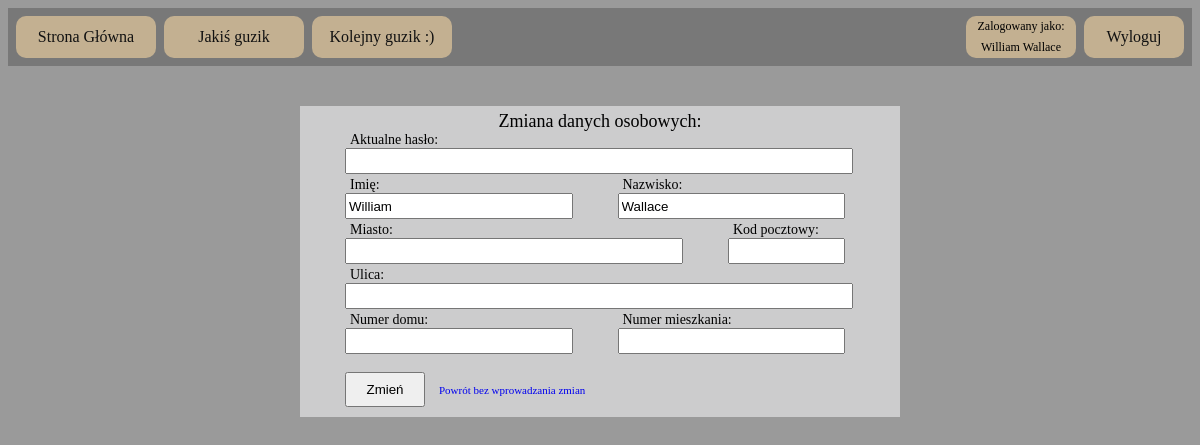
The app's page /user/data (signed in), older data.
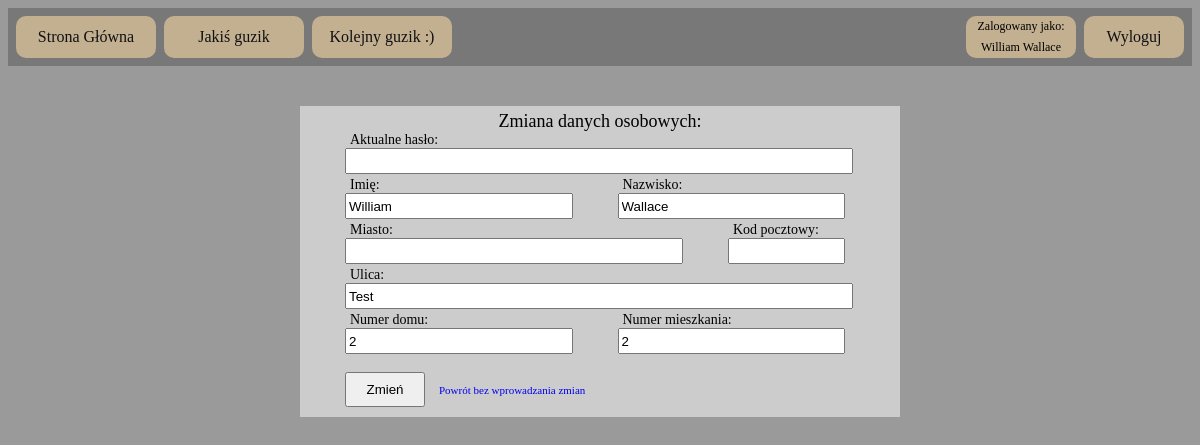
The same page, newer data.
### models.py (models this page shows, shortened)
class User(UserMixin, db.Model):
    id = db.Column(db.Integer, primary_key=True)
    token_id = db.Column(db.String(100), unique=True)
    email = db.Column(db.String(63), unique=True, nullable=False)
    password = db.Column(db.String(72), nullable=False)
    name = db.Column(db.String(80))
    last_name = db.Column(db.String(120))
    city = db.Column(db.String(80))
    zip_code = db.Column(db.Integer)
    street = db.Column(db.String(150))
    house_number = db.Column(db.Integer)
    flat_number = db.Column(db.Integer)
    admin = db.Column(db.Boolean, default=False)

### views.py (the view, shortened to what this page needs)
@pages.route('/user/data', methods=['POST', 'GET'])
@login_required
def user_set_data():
    user = User.query.get(current_user.id)
    form_oldpw = OldPwForm(request.form)
    form_data = DataForm(request.form,
                          name=user.name,
                          last_name=user.last_name,
                          city=user.city,
                          zip_code=user.zip_code,
                          street=user.street,
                          house_number=user.house_number,
                          flat_number=user.flat_number)
    return render_template('user_settings.html', form_oldpw=form_oldpw, form_data=form_data)

### validate.py
class OldPwForm(Form):
    old_password = PasswordField('Aktualne hasło:', [input_required(message='Pole wymagane!')])

class DataForm(Form):
    def digit_or_none(self, field):
        '''pole musi pozostac puste lub być liczbą'''
        if field.data != '':
            if not field.data.isdigit():
                raise ValidationError('Niepoprawny numer!')
    def zip_code_validator(self, field):
        '''walidacja kodu pocztowego zgodnie ze standarem polskim "dd-ddd" '''
        if field.data != '':
            if not re.match(r'^\d\d-\d\d\d$', field.data):
                raise ValidationError('Niepoprawny kod pocztowy!')
    name = StringField('Imię:', [length(max=80)])
    last_name = StringField('Nazwisko:', [length(max=120)])
    city = StringField('Miasto:', [length(max=80)])
    zip_code = StringField('Kod pocztowy:', [zip_code_validator])
    street = StringField('Ulica:', [length(max=150)])
    house_number = StringField('Numer domu:', [digit_or_none])
    flat_number = StringField('Numer mieszkania:', [digit_or_none])

### views.py (called while the page is built)
@login_manager.user_loader
def load_user(session_token):
    return User.query.filter_by(token_id=session_token).first()

### templates/user_settings.html (shortened to what this page needs)
{% extends 'layout.html' %}
{% block body %}
    {% from "_formhelpers.html" import render_field %}
    <form method=post>
        <div id="register_box">
            {% if request.url_rule.endpoint == 'pages.user_set_pw' %}
                <div class="input_category">Zmiana hasła:</div>
            {% elif request.url_rule.endpoint == 'pages.user_set_data' %}
                <div class="input_category">Zmiana danych osobowych:</div>
            {% endif %}
            {% if request.url_rule.endpoint in ['pages.user_set_data', 'pages.user_set_pw']  %}
                <div>{{ render_field(form_oldpw.old_password, class="input_field") }}</div>
            {% endif %}
            {% if request.url_rule.endpoint in ['pages.register', 'pages.user_set_data']  %}
                <div style="float: left">{{ render_field(form_data.name, class="input_field_1_2") }}</div>
                <div style="float: left">{{ render_field(form_data.last_name, class="input_field_1_2") }}</div>
                <div style="float: left">{{ render_field(form_data.city, class="input_field_3_4") }}</div>
                <div style="float: left">{{ render_field(form_data.zip_code, class="input_field_1_4") }}</div>
                <div style="clear: both">{{ render_field(form_data.street, class="input_field") }}</div>
                <div style="float: left">{{ render_field(form_data.house_number, class="input_field_1_2") }}</div>
                <div style="float: left">{{ render_field(form_data.flat_number, class="input_field_1_2") }}</div>
            {% endif %}
            {% if request.url_rule.endpoint in ['pages.user_set_pw', 'pages.user_set_data'] %}
                <input class ="log_reg_button" type=submit value="Zmień">
                <a class="small_redirect_text" href="{{url_for('pages.user_page')}}">Powrót bez wprowadzania zmian</a>
            {% endif %}
        </div>
    </form>
{% endblock %}

### templates/layout.html (shortened to what this page needs)
<!DOCTYPE html>
<html lang="pl">
<head>
    <link rel="stylesheet" type="text/css" href="{{ url_for('static', filename='styles/styles.css') }}"/>
</head>
<body>
{% include 'navbar.html' %}
<div id="box">
    {% block body %}{% endblock %}
</div>
</body>
</html>

### templates/navbar.html (shortened to what this page needs)
<div id="navbar">
    <div class="nav_button_left">
        <a class="nav_left" href="{{url_for('pages.index')}}">Strona Główna</a>
    </div>
    <div class="nav_button_left">
        <a class="nav_left" href="#">Jakiś guzik</a>
    </div>
    <div class="nav_button_left">
        <a class="nav_left" href="#">Kolejny guzik :)</a>
    </div>
    {% if current_user.is_authenticated %}
    <div class="nav_button_right">
        <a class="nav_right" href="{{url_for('pages.logout')}}">Wyloguj</a>
    </div>
    <div class="nav_button_right" style="min-width: 100px">
        <a class="nav_log_in_as" href="{{ url_for('pages.user_page') }}">
            Zalogowany jako:<br>
            {% if current_user.name and current_user.last_name %}
                {{ current_user.name }} {{ current_user.last_name }}
            {% else %}
                {{ current_user.email }}
            {% endif %}
        </a>
    </div>
    {% endif %}
</div>

### templates/_formhelpers.html (shortened to what this page needs)
{% macro render_field(field) %}
  <div class="input_field_description">{{ field.label }}</div>
  {{ field(**kwargs)|safe }}
{% endmacro %}

### static/styles/styles.css (style rules this page uses)
body { background-color: #9a9a9a; }
#box { width: 1000px; margin-left: auto; margin-right: auto; }
#navbar { height: 58px; background-color: #787878; }
#register_box { width: 600px; background-color: #cccccd; margin: 40px 200px 0px 200px; }
.nav_button_right { background-color: #C3B091; float: right; height: 42px; min-width: 100px; margin: 8px 8px 8px 0px; text-align: center; line-height: 42px; border-radius: 10px; }
.nav_button_left { background-color: #C3B091; float: left; height: 42px; width: 140px; margin: 8px 0px 8px 8px; text-align: center; line-height: 42px; border-radius: 10px; }
a.nav_left { display: block; text-decoration: none; color: #111111; height: 42px; width: 140px; }
a.nav_right { display: block; text-decoration: none; color: #111111; height: 42px; width: 100px; }
.nav_log_in_as { float: right; height: 42px; min-width: 100px; margin: 0px 5px 0px 5px; text-align: center; line-height: 21px; font-size: 12px; text-decoration: none; color: #000000 }
.input_field { width: 500px; height: 20px; margin: 0px 45px 3px 45px; }
.input_field_3_4 { width: 330px; height: 20px; margin: 0px 0px 3px 45px; }
.input_field_1_2 { width: 219.5px; height: 20px; margin: 0px 0px 3px 45px; }
.input_field_1_4 { width: 109px; height: 20px; margin: 0px 0px 3px 45px; }
.input_field_description { font-size: 14px; margin: 0px 0px 0px 50px; }
.input_category { text-align: center; font-size: 18px; padding: 5px 0px 0px 0px; }
.small_redirect_text { font-size: 11px; text-decoration: none; }
.log_reg_button { width: 80px; height: 35px; margin: 15px 10px 10px 45px; }

Row changes from the older to the newer data that the page shows:
changed User "William": street (not shown) → "Test"; house_number (not shown) → "2"; flat_number (not shown) → "2"
